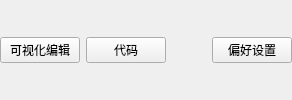
        <widget class="QWidget" name="page_2">
         <layout class="QHBoxLayout" name="horizontalLayout_5">
          <property name="leftMargin">
           <number>0</number>
          </property>
          <property name="topMargin">
           <number>0</number>
          </property>
          <property name="rightMargin">
           <number>0</number>
          </property>
          <property name="bottomMargin">
           <number>0</number>
          </property>
          <item>
           <layout class="QHBoxLayout" name="horizontalLayout_4">
            <item>
             <widget class="QPushButton" name="visual_editor_released">
              <property name="styleSheet">
               <string notr="true"/>
              </property>
              <property name="text">
               <string>可视化编辑</string>
              </property>
             </widget>
            </item>
            <item>
             <widget class="QPushButton" name="code_editor_selected">
              <property name="styleSheet">
               <string notr="true"/>
              </property>
              <property name="text">
               <string>代码</string>
              </property>
             </widget>
            </item>
            <item>
             <spacer name="horizontalSpacer_4">
              <property name="orientation">
               <enum>Qt::Horizontal</enum>
              </property>
              <property name="sizeHint" stdset="0">
               <size>
                <width>40</width>
                <height>5</height>
               </size>
              </property>
             </spacer>
            </item>
            <item>
             <widget class="QPushButton" name="conf_panel_two">
              <property name="styleSheet">
               <string notr="true"/>
              </property>
              <property name="text">
               <string>偏好设置</string>
              </property>
             </widget>
            </item>
           </layout>
          </item>
         </layout>
        </widget>
